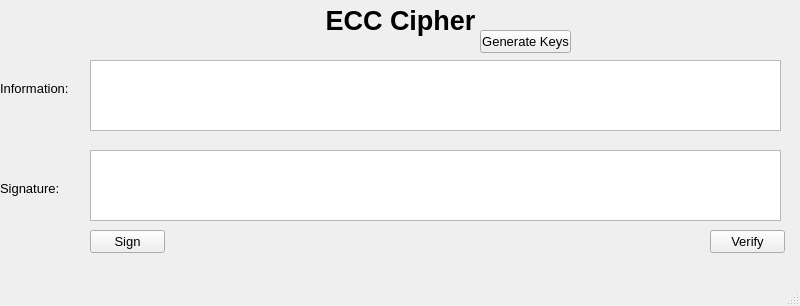
<?xml version="1.0" encoding="UTF-8"?>
<ui version="4.0">
 <class>mainWindow</class>
 <widget class="QMainWindow" name="mainWindow">
  <property name="geometry">
   <rect>
    <x>0</x>
    <y>0</y>
    <width>800</width>
    <height>306</height>
   </rect>
  </property>
  <property name="font">
   <font>
    <pointsize>10</pointsize>
   </font>
  </property>
  <property name="windowTitle">
   <string>MainWindow</string>
  </property>
  <widget class="QWidget" name="centralwidget">
   <widget class="QLabel" name="label">
    <property name="geometry">
     <rect>
      <x>320</x>
      <y>0</y>
      <width>161</width>
      <height>41</height>
     </rect>
    </property>
    <property name="font">
     <font>
      <pointsize>20</pointsize>
      <weight>75</weight>
      <bold>true</bold>
     </font>
    </property>
    <property name="text">
     <string>ECC Cipher</string>
    </property>
    <property name="alignment">
     <set>Qt::AlignCenter</set>
    </property>
   </widget>
   <widget class="QPushButton" name="btn_generate_keys">
    <property name="geometry">
     <rect>
      <x>480</x>
      <y>30</y>
      <width>91</width>
      <height>23</height>
     </rect>
    </property>
    <property name="font">
     <font>
      <pointsize>10</pointsize>
     </font>
    </property>
    <property name="text">
     <string>Generate Keys</string>
    </property>
   </widget>
   <widget class="QLabel" name="label_2">
    <property name="geometry">
     <rect>
      <x>0</x>
      <y>80</y>
      <width>81</width>
      <height>16</height>
     </rect>
    </property>
    <property name="text">
     <string>Information:</string>
    </property>
   </widget>
   <widget class="QTextEdit" name="txt_information">
    <property name="geometry">
     <rect>
      <x>90</x>
      <y>60</y>
      <width>691</width>
      <height>71</height>
     </rect>
    </property>
   </widget>
   <widget class="QLabel" name="txt_signature">
    <property name="geometry">
     <rect>
      <x>0</x>
      <y>180</y>
      <width>71</width>
      <height>16</height>
     </rect>
    </property>
    <property name="text">
     <string>Signature:</string>
    </property>
   </widget>
   <widget class="QTextEdit" name="textEdit">
    <property name="geometry">
     <rect>
      <x>90</x>
      <y>150</y>
      <width>691</width>
      <height>71</height>
     </rect>
    </property>
   </widget>
   <widget class="QPushButton" name="btn_sign">
    <property name="geometry">
     <rect>
      <x>90</x>
      <y>230</y>
      <width>75</width>
      <height>23</height>
     </rect>
    </property>
    <property name="text">
     <string>Sign</string>
    </property>
   </widget>
   <widget class="QPushButton" name="btn_verify">
    <property name="geometry">
     <rect>
      <x>710</x>
      <y>230</y>
      <width>75</width>
      <height>23</height>
     </rect>
    </property>
    <property name="text">
     <string>Verify</string>
    </property>
   </widget>
  </widget>
  <widget class="QMenuBar" name="menubar">
   <property name="geometry">
    <rect>
     <x>0</x>
     <y>0</y>
     <width>800</width>
     <height>23</height>
    </rect>
   </property>
  </widget>
  <widget class="QStatusBar" name="statusbar"/>
 </widget>
 <resources/>
 <connections/>
</ui>
